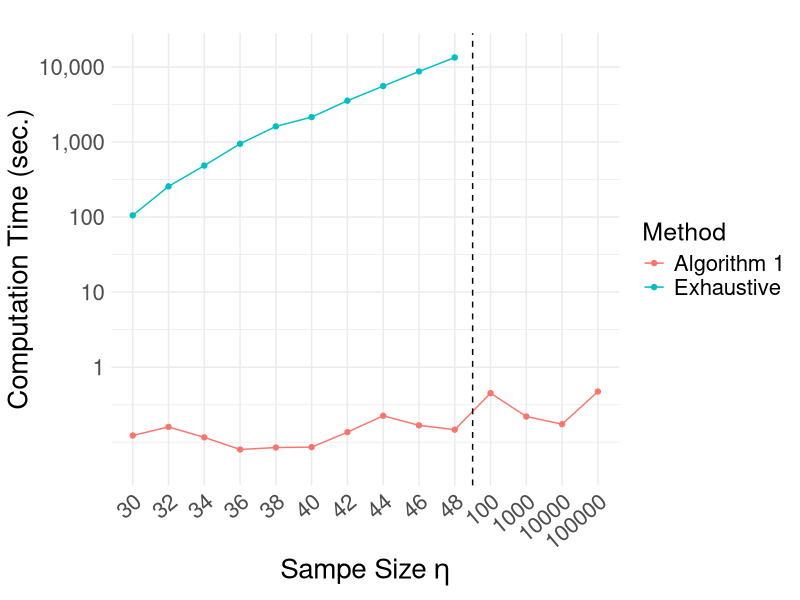

Source code (R):
library(tidyr)
library(dplyr)
library(ggplot2)

# Import data from Excel
data <- data.frame(
  eta = c(30, 32, 34, 36, 38, 40, 42, 44, 46, 48, 100, 1000, 10000, 100000),
  grid = c(105.46, 256.68, 485.58, 948.27, 1615.97, 2150.22, 3554.8, 5567.57, 8715.83, 13387.384, 100000, 100000, 100000, 100000),
  algorithm = c(0.123, 0.16, 0.116, 0.08, 0.085, 0.086, 0.136, 0.225, 0.168, 0.147, 0.451, 0.22,	0.174,	0.473)
)

# Transform data into long format for ggplot
long_data <- pivot_longer(data, cols = c(grid, algorithm), names_to = "method", values_to = "value")


# Convert eta into a factor for custom x-axis, ensuring smaller values are on the left
long_data$eta_label <- factor(
  long_data$eta, 
  levels = c(as.character(sort(unique(long_data$eta[long_data$eta <= 48]))), "100", "1000", "10000", "100000")
)
long_data$eta_label[27] = "100000"
long_data$eta_label[28] = "100000"

ggplot(long_data, aes(x = eta_label, y = value, color = method, group = method)) +
  geom_line() +  # Draw lines between points
  geom_point() + # Add points for clarity
  scale_y_log10(
    limits = c(0.05, 15000),  # Set limits while preserving log scale
    breaks = c(1, 10, 100, 1000, 10000, 100000),  # Customize breaks
    labels = scales::label_comma()  # Format labels with commas
  ) +
  scale_color_manual(
    values = c("algorithm" = "#F8766D", "grid" = "#00BFC4"),
    labels = c("algorithm" = "Algorithm 1", "grid" = "Exhaustive")
  ) +
  labs(
    title = "",
    x = expression("Sampe Size"~eta),
    y = "Computation Time (sec.)",
    color = "Method"
  ) +
  geom_vline(xintercept = 10.5, linetype = "dashed", color = "black") + # Add a dashed line between 48 and 100
  theme_minimal() +
  theme(
    axis.text.x = element_text(angle = 40, hjust = 1, size = 16),  # Rotate x-axis labels for better readability
    axis.text.y = element_text(size = 16),
    axis.title.x = element_text(size = 20),
    axis.title.y = element_text(size = 20),
    legend.text = element_text(size = 16),
    legend.title = element_text(size = 18),
  )



